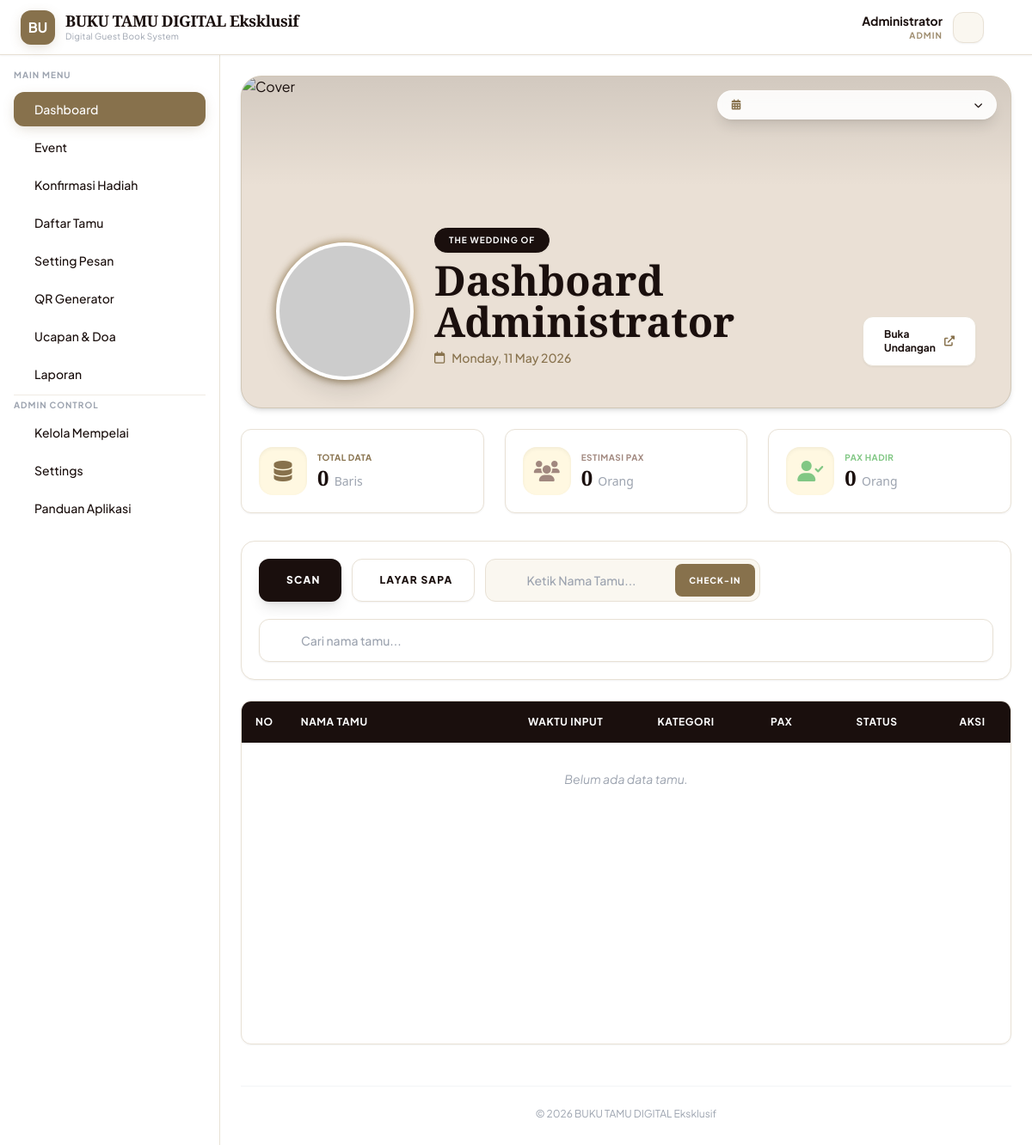
/dashboard.php (signed in), run on the app's committed database.
### tables this page shows
CREATE TABLE `pengaturan` (
  `id` int(11) NOT NULL AUTO_INCREMENT,
  `app_name` varchar(100) DEFAULT 'Buku Tamu Wedding',
  `logo_text` varchar(20) DEFAULT 'BT',
  `logo_dashboard` varchar(255) DEFAULT '',
  `copyright` varchar(255) DEFAULT '© 2026',
  `hero_title` varchar(255) DEFAULT 'The Wedding Of',
  `hero_desc` text DEFAULT NULL,
  `hero_img` varchar(255) DEFAULT '',
  `btn_text` varchar(50) DEFAULT 'Info Acara',
  `btn_link` varchar(255) DEFAULT '#',
  `bg_mode` varchar(20) DEFAULT 'image',
  `bg_youtube_url` varchar(255) DEFAULT '',
  `bg_img` varchar(255) DEFAULT '',
  `timezone` varchar(50) DEFAULT 'Asia/Jakarta',
  `language` varchar(10) DEFAULT 'id',
  `speed_timer` int(11) DEFAULT 10,
  `color_start` varchar(20) DEFAULT '#4F46E5',
  `color_end` varchar(20) DEFAULT '#000000',
  `color_text` varchar(20) DEFAULT '#FFFFFF',
  `delay_welcome` int(11) DEFAULT 5,
  `delay_gathering` int(11) DEFAULT 5,
  `looping_overlay` tinyint(1) DEFAULT 0,
  `looping_overlay_timer` int(11) DEFAULT 10,
  `animasi_out` varchar(50) DEFAULT 'Fade',
  `animasi_duration` int(11) DEFAULT 1000,
  `welcome_text` text DEFAULT NULL,
  `welcome_bg_color` varchar(20) DEFAULT '#ffffff',
  `welcome_font_color` varchar(20) DEFAULT '#000000',
  `welcome_font` varchar(50) DEFAULT 'Poppins',
  `size_acara` int(11) DEFAULT 20,
  `size_welcome` int(11) DEFAULT 40,
  `size_tamu` int(11) DEFAULT 60,
  `size_tanggal` int(11) DEFAULT 16,
  `size_lokasi` int(11) DEFAULT 16,
  `size_waktu` int(11) DEFAULT 16,
  `show_acara` tinyint(1) DEFAULT 1,
  `show_kategori` tinyint(1) DEFAULT 1,
  `show_tanggal` tinyint(1) DEFAULT 1,
  `show_lokasi` tinyint(1) DEFAULT 1,
  `show_waktu` tinyint(1) DEFAULT 1,
  `wa_template` text DEFAULT NULL,
  `broadcast_link` varchar(255) DEFAULT '',
  `broadcast_param_id` int(11) DEFAULT NULL,
  `import_info_text` text DEFAULT NULL,
  `show_frame` tinyint(1) DEFAULT 0,
  `frame_img` varchar(255) DEFAULT '',
  `show_logo` tinyint(1) DEFAULT 1,
  `show_running_text` tinyint(1) DEFAULT 1,
  PRIMARY KEY (`id`)
);

### dashboard.php (the view, shortened to what the rows shown need)
<?php
require 'koneksi.php';
$q_global = mysqli_query($koneksi, "SELECT * FROM pengaturan LIMIT 1");
$config_global = mysqli_fetch_assoc($q_global);
$current_event = null;
$display_title = $current_event['event_name'] ?? 'Dashboard Administrator';
?>
<!DOCTYPE html>
<html lang="id">
<head>
    <script src="https://cdn.tailwindcss.com"></script>
    <link rel="stylesheet" href="https://cdnjs.cloudflare.com/ajax/libs/font-awesome/6.0.0/css/all.min.css">
    <link href="https://cdn.jsdelivr.net/npm/select2@4.1.0-rc.0/dist/css/select2.min.css" rel="stylesheet" />
</head>
<body class="text-[#1a0f0d]" style="background-color:#ffffff; background-image:url('https://www.transparenttextures.com/patterns/cream-paper.png');">
    <?php if(file_exists('sidebar.php')) include 'sidebar.php'; ?>
    <main class="md:ml-64 p-4 lg:p-6 relative">
        <div class="relative w-[calc(100%+2rem)] lg:w-full rounded-b-3xl lg:rounded-3xl bg-[#eae0d5] border-b lg:border border-[#d1c7b7] shadow-md mb-6 overflow-hidden -mt-4 -mx-4 lg:mt-0 lg:mx-0">
            <div class="w-full h-40 lg:h-64 relative">
            </div>
            <div class="px-6 pb-6 lg:px-10 lg:pb-8 flex flex-col lg:flex-row items-center lg:items-end justify-between relative -mt-16 lg:-mt-20 gap-4">
                <div class="flex flex-col lg:flex-row items-center lg:items-end gap-4 lg:gap-6 z-10 w-full text-center lg:text-left">
                    <div class="mb-2 lg:mb-4">
                        <h1 class="text-3xl lg:text-5xl font-serif font-bold text-[#1a0f0d] drop-shadow-sm leading-tight"><?= $display_title ?></h1>
                    </div>
                </div>
            </div>
        </div>
        <div class="grid grid-cols-1 md:grid-cols-3 gap-4 lg:gap-6 mb-8" id="stat-grid">
            <div class="bg-white border border-[#e8e1d5] p-5 rounded-xl flex items-center gap-3 shadow-sm hover:translate-y-[-2px] transition duration-300">
            </div>
            <div class="bg-white border border-[#e8e1d5] p-5 rounded-xl flex items-center gap-3 shadow-sm hover:translate-y-[-2px] transition duration-300">
            </div>
            <div class="bg-white border border-[#e8e1d5] p-5 rounded-xl flex items-center gap-3 shadow-sm hover:translate-y-[-2px] transition duration-300">
            </div>
        </div>
        <div class="bg-white p-4 lg:p-5 rounded-2xl shadow-sm border border-[#e8e1d5] mb-6 flex flex-col xl:flex-row justify-between items-center gap-5">
            <div class="flex flex-col gap-4 w-full xl:w-auto">
            </div>
            <div class="w-full xl:w-80 relative group">
            </div>
        </div>
        <div class="bg-white rounded-xl shadow-sm border border-[#e8e1d5] overflow-hidden min-h-[400px]">
            <div class="overflow-x-auto custom-scrollbar pb-4">
                <table class="w-full text-left border-collapse min-w-[1000px] lg:min-w-full" id="mainTable">
                    <thead>
                        <tr class="bg-[#1a0f0d] text-white text-xs uppercase tracking-wider font-bold">
                            <th class="px-4 py-4 text-center w-[5%] rounded-tl-lg">No</th>
                            <th class="px-4 py-4 text-left w-[30%]">Nama Tamu</th>
                            <th class="px-4 py-4 text-left w-[15%]">Waktu Input</th>
                            <th class="px-4 py-4 text-center w-[15%]">Kategori</th>
                            <th class="px-4 py-4 text-center w-[10%]">Pax</th>
                            <th class="px-4 py-4 text-center w-[15%]">Status</th>
                            <th class="px-4 py-4 text-center w-[10%] rounded-tr-lg">Aksi</th>
                        </tr>
                    </thead>
                </table>
            </div>
        </div>
        <footer class="mt-12 mb-6 text-center text-xs text-gray-400 border-t border-gray-100 pt-6">
            <?= $config_global['copyright'] ?? $config['copyright'] ?? '© ' . date('Y') . ' BUKU TAMU DIGITAL Eksklusif' ?>
        </footer>
    </main>
</body>
</html>

### sidebar.php (shortened to what the rows shown need)
<?php
$page = basename($_SERVER['PHP_SELF']);
$role = $_SESSION['role'] ?? 'mempelai';
if(!isset($config)){
    require_once 'koneksi.php';
    $q_conf = mysqli_query($koneksi, "SELECT * FROM pengaturan LIMIT 1");
    $config = mysqli_fetch_assoc($q_conf);
}
$home_url = 'dashboard.php';
$logo_path = 'assets/' . ($config['logo_dashboard'] ?? '');
$has_logo  = !empty($config['logo_dashboard']) && file_exists($logo_path);
?>
<nav class="bg-white border-b border-[#e8e1d5] fixed w-full z-40 top-0 h-16 transition-all shadow-sm">
    <div class="px-4 lg:px-6 flex justify-between items-center h-full">
        <a href="<?= $home_url ?>" class="flex items-center gap-3 hover:opacity-80 transition group">
            <?php if($has_logo): ?>
                <img src="<?= $logo_path ?>" alt="Logo App" class="w-9 h-9 md:w-10 md:h-10 object-contain bg-white rounded-xl shadow-sm border border-[#e8e1d5] p-0.5 group-hover:scale-105 transition-transform">
            <?php else: ?>
                <div class="bg-gold text-white w-9 h-9 md:w-10 md:h-10 rounded-xl flex items-center justify-center font-bold text-sm md:text-base shadow-gold group-hover:scale-105 transition-transform">
                    <?= substr($config['app_name'] ?? 'BT', 0, 2) ?>
                </div>
            <?php endif; ?>
            <div class="flex flex-col">
                <span class="font-serif font-bold text-lg text-brown tracking-tight leading-tight">
                    <?= $config['app_name'] ?? 'GuestBook' ?>
                </span>
                <span class="text-[10px] text-gray-400 hidden md:block tracking-wide">Digital Guest Book System</span>
            </div>
        </a>
        <div class="flex items-center gap-3">
            <div class="text-right hidden md:block">
                <p class="text-sm font-bold text-brown"><?= $_SESSION['nama_lengkap'] ?? 'Admin' ?></p>
                <p class="text-[10px] text-gold uppercase tracking-widest font-bold opacity-80"><?= $role ?></p>
            </div>
            <a href="profil.php" class="w-9 h-9 bg-[#faf7f0] text-[#87714c] rounded-xl flex items-center justify-center border border-[#e8e1d5] hover:bg-[#87714c] hover:text-white transition shadow-sm" title="Profil Saya">
            </a>
            <a href="#" onclick="confirmLogout(event)" class="text-gray-400 hover:text-red-500 transition ml-1 p-2 hidden md:block" title="Keluar">
            </a>
        </div>
    </div>
</nav>
<aside class="hidden md:block w-64 bg-white border-r border-[#e8e1d5] fixed h-full left-0 top-16 overflow-y-auto z-30 pb-20 scrollbar-hide">
    <div class="p-4">
        <p class="text-[10px] font-bold text-gray-400 uppercase tracking-widest mb-3">Main Menu</p>
        <nav class="space-y-1">
            <a href="dashboard.php" class="flex items-center gap-3 px-3 py-2.5 rounded-xl font-medium transition-all <?= ($page == 'dashboard.php') ? 'bg-gold text-white shadow-gold' : 'text-brown hover-cream hover:text-gold' ?>">
                <iconify-icon icon="solar:widget-3-bold-duotone" class="text-xl"></iconify-icon> <span class="text-sm">Dashboard</span>
            </a>
            <a href="event.php" class="flex items-center gap-3 px-3 py-2.5 rounded-xl font-medium transition-all <?= ($page == 'event.php') ? 'bg-gold text-white shadow-gold' : 'text-brown hover-cream hover:text-gold' ?>">
                <iconify-icon icon="solar:calendar-date-bold-duotone" class="text-xl"></iconify-icon> <span class="text-sm">Event</span>
            </a>
            <a href="hadiah.php" class="flex items-center gap-3 px-3 py-2.5 rounded-xl font-medium transition-all <?= ($page == 'hadiah.php') ? 'bg-gold text-white shadow-gold' : 'text-brown hover-cream hover:text-gold' ?>">
                <iconify-icon icon="solar:gift-bold-duotone" class="text-xl"></iconify-icon> <span class="text-sm">Konfirmasi Hadiah</span>
            </a>
            <a href="tamu.php" class="flex items-center gap-3 px-3 py-2.5 rounded-xl font-medium transition-all <?= ($page == 'tamu.php') ? 'bg-gold text-white shadow-gold' : 'text-brown hover-cream hover:text-gold' ?>">
                <iconify-icon icon="solar:users-group-rounded-bold-duotone" class="text-xl"></iconify-icon> <span class="text-sm">Daftar Tamu</span>
            </a>
            <a href="broadcast.php" class="flex items-center gap-3 px-3 py-2.5 rounded-xl font-medium transition-all <?= ($page == 'broadcast.php') ? 'bg-gold text-white shadow-gold' : 'text-brown hover-cream hover:text-gold' ?>">
                <iconify-icon icon="solar:mailbox-bold-duotone" class="text-xl"></iconify-icon> <span class="text-sm">Setting Pesan</span>
            </a>
            <a href="qr.php" class="flex items-center gap-3 px-3 py-2.5 rounded-xl font-medium transition-all <?= ($page == 'qr.php') ? 'bg-gold text-white shadow-gold' : 'text-brown hover-cream hover:text-gold' ?>">
                <iconify-icon icon="solar:qr-code-bold-duotone" class="text-xl"></iconify-icon> <span class="text-sm">QR Generator</span>
            </a>
            <a href="ucapan.php" class="flex items-center gap-3 px-3 py-2.5 rounded-xl font-medium transition-all <?= ($page == 'ucapan.php') ? 'bg-gold text-white shadow-gold' : 'text-brown hover-cream hover:text-gold' ?>">
                <iconify-icon icon="solar:chat-round-dots-bold-duotone" class="text-xl"></iconify-icon> <span class="text-sm">Ucapan & Doa</span>
            </a>
            <a href="report.php" class="flex items-center gap-3 px-3 py-2.5 rounded-xl font-medium transition-all <?= ($page == 'report.php') ? 'bg-gold text-white shadow-gold' : 'text-brown hover-cream hover:text-gold' ?>">
                <iconify-icon icon="solar:chart-bold-duotone" class="text-xl"></iconify-icon> <span class="text-sm">Laporan</span>
            </a>
            <?php if($role == 'admin'): ?>
            <hr class="my-3 border-[#f0ebe3]">
            <p class="text-[10px] font-bold text-gray-400 uppercase tracking-widest mb-2">Admin Control</p>
            <a href="kelola_mempelai.php" class="flex items-center gap-3 px-3 py-2.5 rounded-xl font-medium transition-all <?= ($page == 'kelola_mempelai.php') ? 'bg-gold text-white shadow-gold' : 'text-brown hover-cream hover:text-gold' ?>">
                <iconify-icon icon="solar:heart-bold-duotone" class="text-xl text-pink-400"></iconify-icon> <span class="text-sm">Kelola Mempelai</span>
            </a>
            <a href="pengaturan.php" class="flex items-center gap-3 px-3 py-2.5 rounded-xl font-medium transition-all <?= ($page == 'pengaturan.php') ? 'bg-gold text-white shadow-gold' : 'text-brown hover-cream hover:text-gold' ?>">
                <iconify-icon icon="solar:settings-bold-duotone" class="text-xl"></iconify-icon> <span class="text-sm">Settings</span>
            </a>
            <?php endif; ?>
            <a href="petunjuk.php" class="flex items-center gap-3 px-3 py-2.5 rounded-xl font-medium transition-all <?= ($page == 'petunjuk.php') ? 'bg-gold text-white shadow-gold' : 'text-brown hover-cream hover:text-gold' ?>">
                <iconify-icon icon="solar:info-square-bold-duotone" class="text-xl"></iconify-icon> <span class="text-sm">Panduan Aplikasi</span>
            </a>
        </nav>
    </div>
</aside>

### data on the page
pengaturan: app_name "BU", app_name "BUKU TAMU DIGITAL Eksklusif", copyright "© 2026 BUKU TAMU DIGITAL Eksklusif"

### other printed values
$_SESSION['nama_lengkap'] "Administrator"
$role "ADMIN"
$display_title "Dashboard Administrator"
$display_date "Monday, 11 May 2026"
$stat_undangan "0"
$stat_estimasi "0"
$stat_hadir "0"
